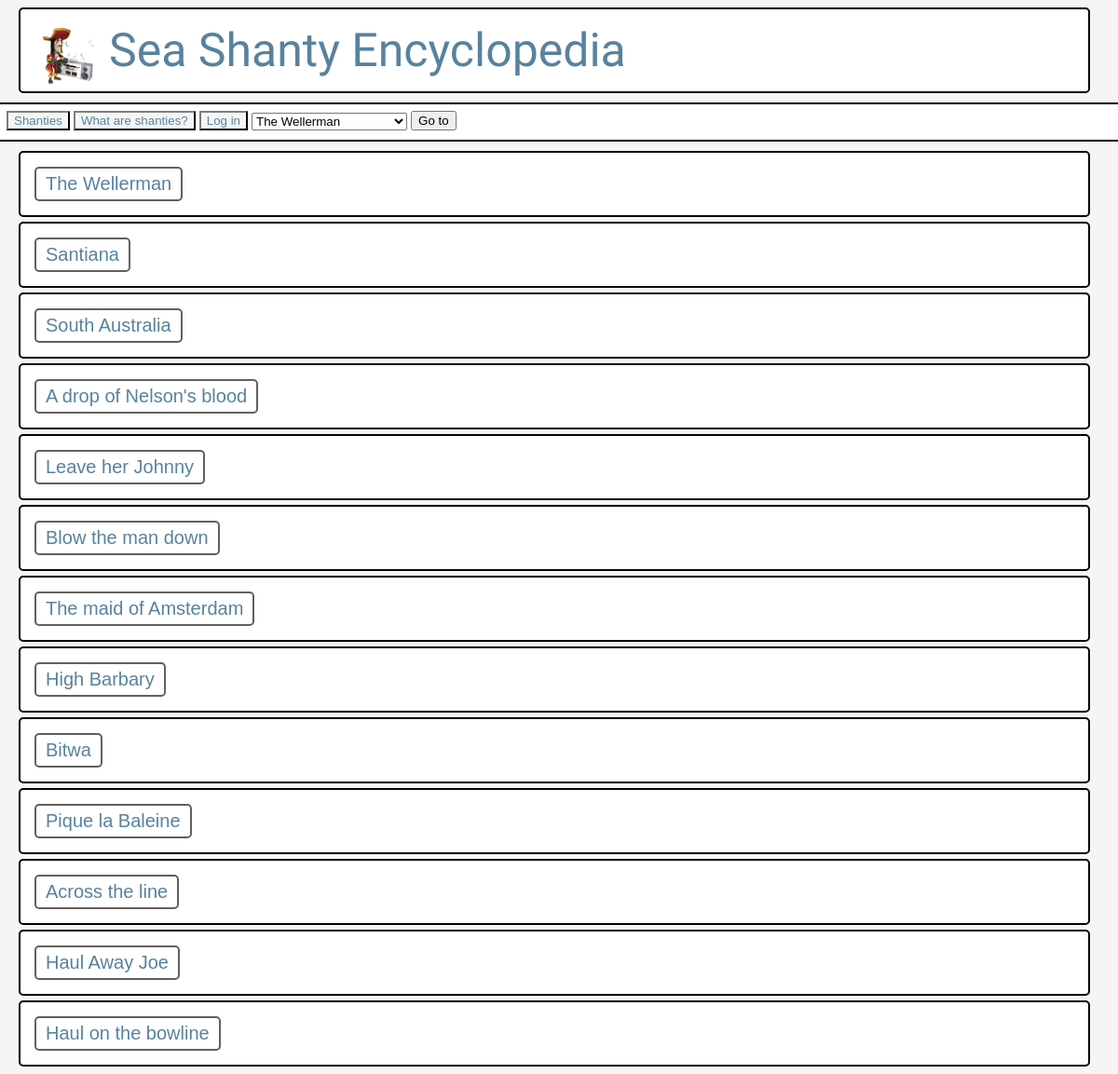
Before: / with the older database file.
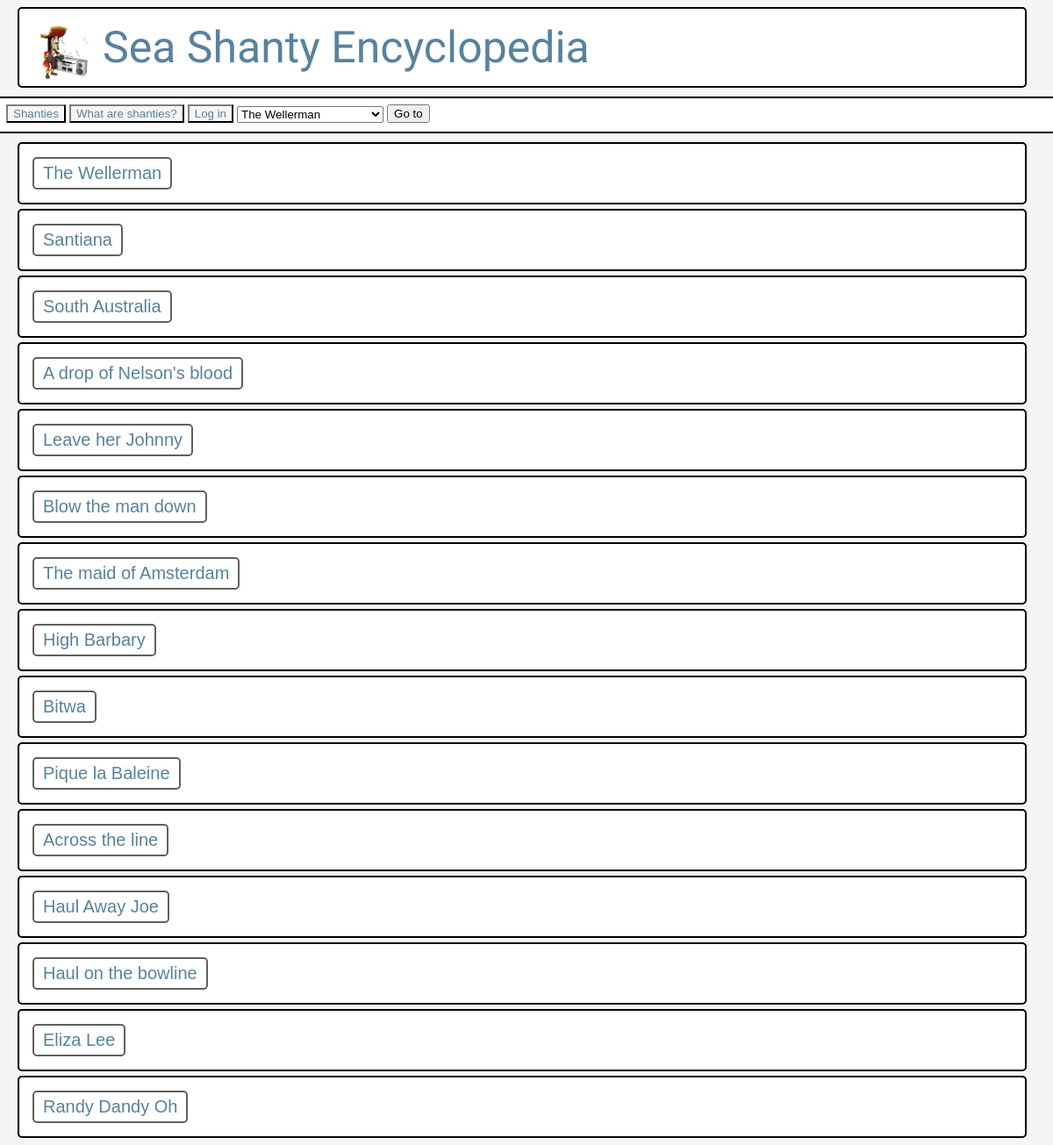
After: the same page with the newer database file.
### SHE.py (models this page shows)
class Seashanty(db.Model):
    __tablename__ = 'seashanties'
    ID = db.Column(db.Integer, primary_key=True)
    Name = db.Column(db.Text,)
    Alternative_Names = db.Column(db.Text)
    Country_Origin = db.Column(db.ForeignKey('Countries.Name'))
    Language = db.Column(db.ForeignKey('Language.Name'))
    Description = db.Column(db.Text)
    Lyrics = db.Column(db.Text)
    AudioSource = db.Column(db.Text)
    Country = db.relationship('Country', primaryjoin='Seashanty.Country_Origin == Country.Name', backref='seashanties')
    Language1 = db.relationship('Language', primaryjoin='Seashanty.Language == Language.Name', backref='seashanties')

### SHE.py (the view, shortened to what this page needs)
@app.route('/', methods=["GET","POST"])
def home():
    shantys = None
    return render_template("home.html", shantys = Seashanty.query.all())  # Return the html template

### templates/home.html (shortened to what this page needs)
<!DOCTYPE html>
<html>
  <head>
    <link rel="stylesheet" href="/static/style.css">
  </head>
  <body>
    <div class="entry">
      <div class="column">
        <img src="/static/ds.gif" class="smallImage" alt="Dancing sailor">
      </div>
      <div>
        <p class="title">Sea Shanty Encyclopedia   </p>
      </div>
    </div>
    <div class="navbar">
      <table>
        <tr>
          <th> <form method="" action="/gotoShanty">
            <input type="submit" class="smallButton" value="Shanties">
          </form> </th>
          <th> <form method="" action="/gotoInfo">
            <input type="submit" class="smallButton" value="What are shanties?">
          </form> </th>
          <th>{% if session.admin =='yes'%}
          {% else %}
          <form method="" action="/login">
            <input type="submit" class="smallButton" value="Log in">
          </form>
          {% endif %}</th>
          <th> <select name="goto">
            {% for shanty in shantys %}
              <option value="#{{shanty.Name|replace(' ','_') }}"> {{shanty.Name}} </option>
            {% endfor %}
          </select> </th>
          <th> <button id="gotoButton"> Go to </button> </th>
        </tr>
      </table>
    </div>
    {% for shanty in shantys %}
    <div class="entry collapsed" id="{{shanty.Name|replace(' ','_')}}">
      <button class="btn">{{shanty.Name}}</button>
    </div>
    {% endfor %}
  </body>
</html>

### static/style.css (style rules this page uses)
:root { --c1: #DCDCDD; --c2: #2A2B2A; --c3: #58829D; --c4: #F5F5F5; }
html { scroll-behavior: smooth; }
body { background-color: var(--c4); font-family: Hind; margin-left: 0; margin-right:0; color: var(--c3); }
.title { font-size: 50px; margin: 0px; }
.column { float: left; }
.navbar { list-style-type: none; height:30px; margin-top: 10px; margin-bottom: 10px; margin-left: 0px; border-style: solid; border-radius: 0px; border-color: black; border-width: 2px; background-color:white; padding-left:10px; border-left:0px; border-right:0px; padding:4px; }
.smallImage { width: 70px; height: 70px; padding-right: 10px; }
.btn { border: solid; border-width: 2px; border-radius: 5px; font-size: 20px; border-color: rgba(42, 43, 42, 0.75); padding: 5px; padding-left: 10px; padding-right: 10px; text-align: left; text-decoration: none; outline: none; color:var(--c3); background-color:white; }
.smallButton { background-color:var(--c4); color:var(--c3); border-color: var(--c2); }
.entry { margin-left: 20px; margin-top: 5px; margin-right: 30px; padding: 15px; border-style: solid; border-radius: 5px; border-color: black; border-width: 2px; background-color:white; }

Changed rows visible on the page:
added Seashanty: Name "Eliza Lee"
added Seashanty: Name "Randy Dandy Oh"
